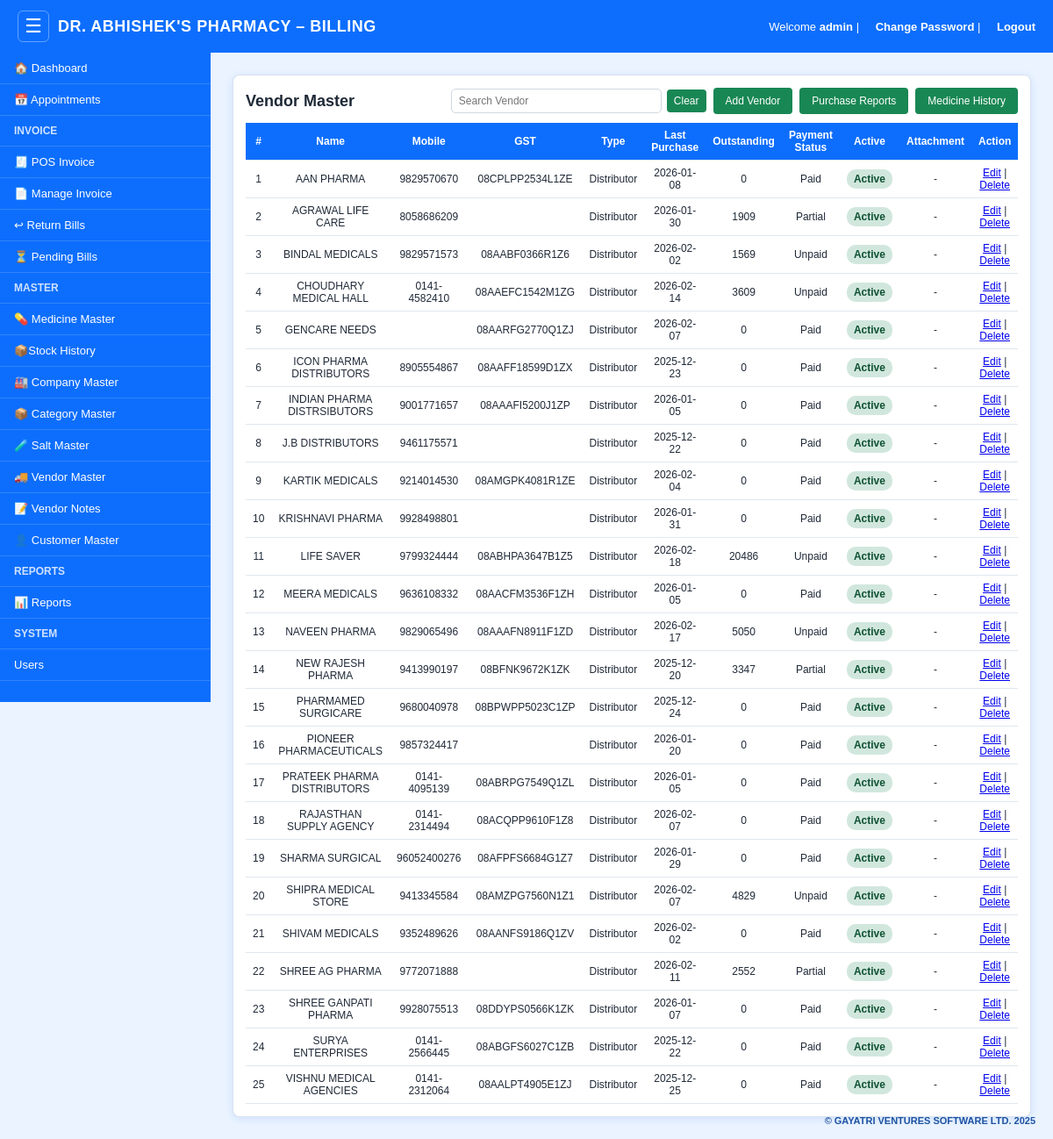
The app's page /vendor (signed in), older data.
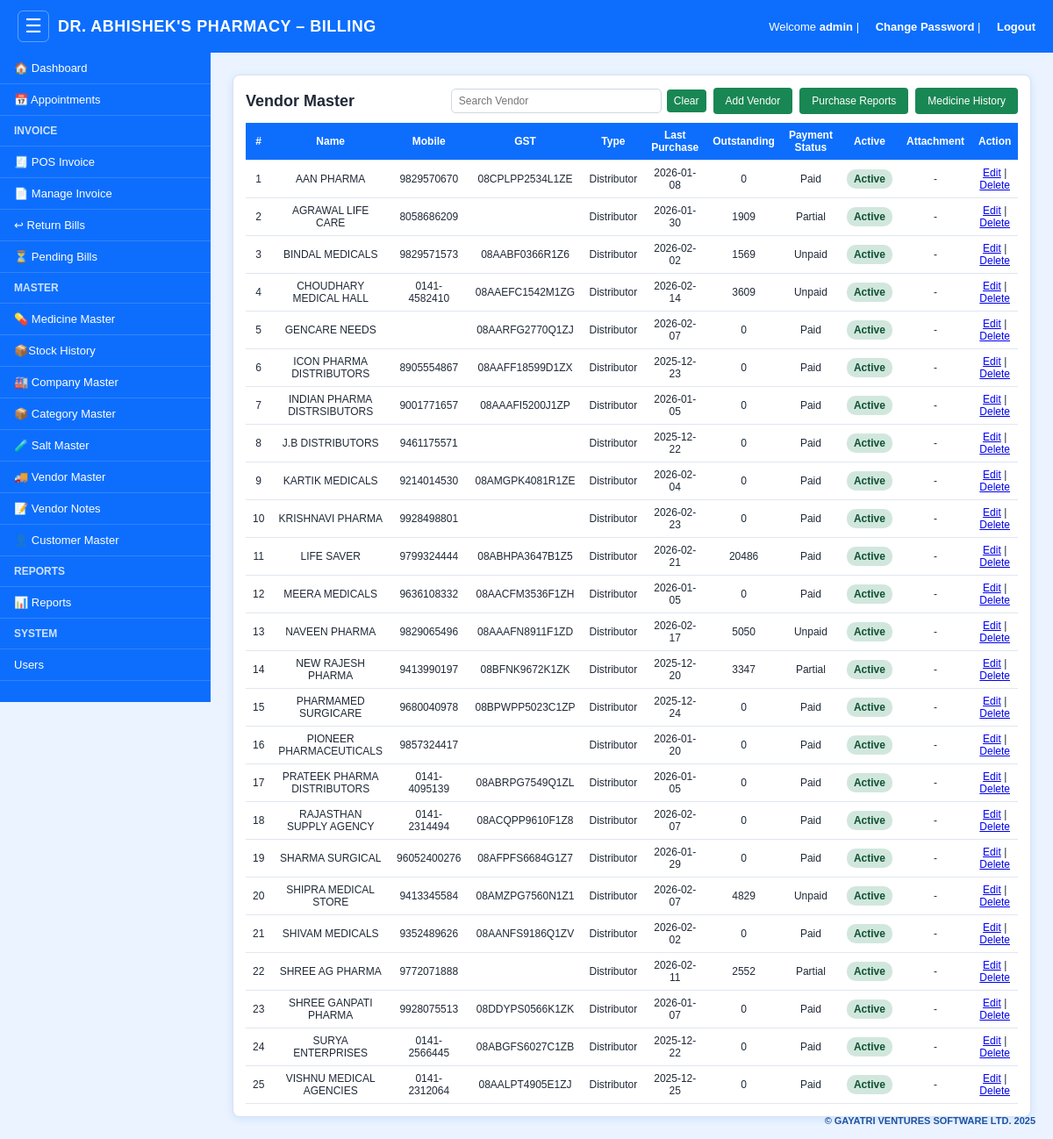
The same page, newer data.
### models.py (models this page shows)
class Vendor(db.Model):
    __tablename__ = "vendor"
    id = db.Column(db.Integer, primary_key=True)
    name = db.Column(db.String(150), nullable=False)
    mobile = db.Column(db.String(20))
    email = db.Column(db.String(120))
    gst_no = db.Column(db.String(30))
    shop_name = db.Column(db.String(150))
    area = db.Column(db.String(150))
    city = db.Column(db.String(100))
    state = db.Column(db.String(100))
    pincode = db.Column(db.String(20))
    address = db.Column(db.String(255))
    vendor_type = db.Column(db.String(50))
    credit_days = db.Column(db.Integer, default=0)
    credit_limit = db.Column(db.Float, default=0)
    bank_name = db.Column(db.String(100))
    account_holder_name = db.Column(db.String(150))
    account_no = db.Column(db.String(50))
    ifsc = db.Column(db.String(20))
    upi = db.Column(db.String(50))
    categories = db.Column(db.String(255))
    salts = db.Column(db.String(255))
    last_purchase_date = db.Column(db.Date)
    total_purchases = db.Column(db.Float, default=0)
    outstanding_balance = db.Column(db.Float, default=0)
    payment_status = db.Column(db.String(30))
    rate_history = db.Column(db.Text)
    default_payment_mode = db.Column(db.String(20))
    notes = db.Column(db.Text)
    attachment_ref = db.Column(db.String(255))
    is_active = db.Column(db.Boolean, default=True)
    created_at = db.Column(db.DateTime, default=datetime.utcnow)

### app.py (the view)
@app.route("/vendor")
@login_required
def vendor():
    vendors = Vendor.query.order_by(Vendor.name).all()
    return render_template("vendor.html", vendors=vendors)

### app.py (called while the page is built)
def login_required(f):
    @wraps(f)
    def w(*args, **kwargs):
        if not session.get("user_id"):
            return redirect("/login")
        return f(*args, **kwargs)
    return w

### templates/vendor.html (shortened to what this page needs)
{% extends "base.html" %}
{% block body %}
<div class="card">
    <div class="toolbar">
        <h2>Vendor Master</h2>
        <div class="toolbar-actions">
            <div class="search-wrap">
                <input type="text" id="vendorSearch" class="search-input" placeholder="Search Vendor" aria-label="Search Vendor">
                <button type="button" class="add-btn" id="clearVendorSearch">Clear</button>
            </div>
            <a href="/vendor/add" class="add-btn">Add Vendor</a>
            <a href="/vendor/reports" class="add-btn">Purchase Reports</a>
            <a href="/vendor/medicine-history" class="add-btn">Medicine History</a>
        </div>
    </div>
    <div class="table-wrap">
    <table>
        <tr>
            <th>#</th>
            <th>Name</th>
            <th>Mobile</th>
            <th>GST</th>
            <th>Type</th>
            <th>Last Purchase</th>
            <th>Outstanding</th>
            <th>Payment Status</th>
            <th>Active</th>
            <th>Attachment</th>
            <th>Action</th>
        </tr>
        {% for v in vendors %}
        <tr class="vendor-row">
            <td>{{ loop.index }}</td>
            <td>{{ v.name }}</td>
            <td>{{ v.mobile }}</td>
            <td>{{ v.gst_no }}</td>
            <td>{{ v.vendor_type }}</td>
            <td>{{ v.last_purchase_date if v.last_purchase_date else '-' }}</td>
            <td>{{ "%.0f"|format(v.outstanding_balance or 0) }}</td>
            <td>{{ v.payment_status }}</td>
            <td>
                {% if v.is_active %}
                    <span class="badge badge-active">Active</span>
                {% else %}
                    <span class="badge badge-inactive">Inactive</span>
                {% endif %}
            </td>
            <td>
                {% if v.attachment_ref %}
                    <a href="/static/uploads/vendors/{{ v.attachment_ref }}" target="_blank">View</a>
                {% else %}
                    -
                {% endif %}
            </td>
            <td>
                <a href="/vendor/edit/{{ v.id }}" title="Edit">Edit</a> |
                <a href="/vendor/delete/{{ v.id }}" onclick="return confirm('Delete this vendor?')" title="Delete">Delete</a>
            </td>
        </tr>
        {% endfor %}
    </table>
    </div>
</div>
{% endblock %}

Row changes from the older to the newer data that the page shows:
changed Vendor "KRISHNAVI PHARMA": last_purchase_date "2026-01-31" → "2026-02-23"
changed Vendor "LIFE SAVER": last_purchase_date "2026-02-18" → "2026-02-21"; payment_status "Unpaid" → "Paid"
